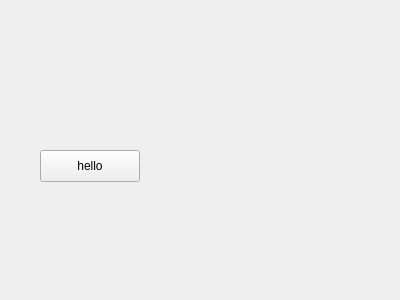
<?xml version="1.0" encoding="UTF-8"?>
<ui version="4.0">
 <class>helloscreen</class>
 <widget class="QWidget" name="helloscreen">
  <property name="geometry">
   <rect>
    <x>0</x>
    <y>0</y>
    <width>400</width>
    <height>300</height>
   </rect>
  </property>
  <property name="windowTitle">
   <string>Form</string>
  </property>
  <widget class="QPushButton" name="helloButton">
   <property name="geometry">
    <rect>
     <x>40</x>
     <y>150</y>
     <width>100</width>
     <height>32</height>
    </rect>
   </property>
   <property name="text">
    <string>hello</string>
   </property>
  </widget>
 </widget>
 <resources/>
 <connections/>
</ui>
